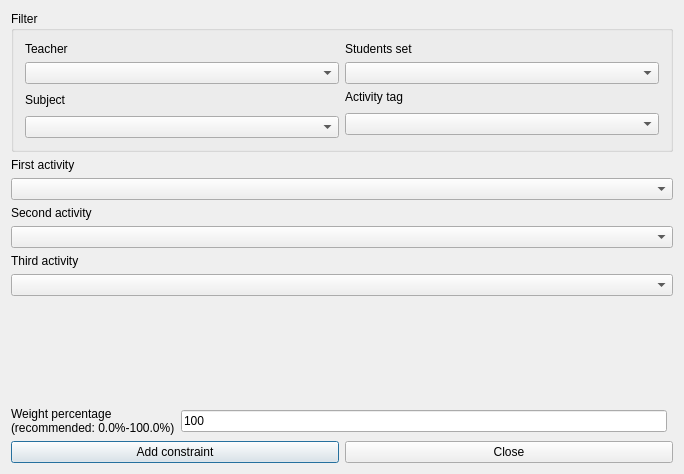
<?xml version="1.0" encoding="UTF-8"?>
<ui version="4.0">
 <class>AddConstraintThreeActivitiesGroupedForm_template</class>
 <widget class="QDialog" name="AddConstraintThreeActivitiesGroupedForm_template">
  <property name="geometry">
   <rect>
    <x>0</x>
    <y>0</y>
    <width>684</width>
    <height>474</height>
   </rect>
  </property>
  <property name="windowTitle">
   <string extracomment="This is the title of the dialog to add a new constraint of this type">Add three activities grouped</string>
  </property>
  <layout class="QGridLayout">
   <item row="1" column="0" colspan="2">
    <layout class="QVBoxLayout">
     <item>
      <widget class="QLabel" name="activityTextLabel">
       <property name="frameShape">
        <enum>QFrame::NoFrame</enum>
       </property>
       <property name="frameShadow">
        <enum>QFrame::Plain</enum>
       </property>
       <property name="text">
        <string>First activity</string>
       </property>
       <property name="wordWrap">
        <bool>false</bool>
       </property>
      </widget>
     </item>
     <item>
      <widget class="QComboBox" name="firstActivitiesComboBox">
       <property name="maximumSize">
        <size>
         <width>32767</width>
         <height>32767</height>
        </size>
       </property>
       <property name="editable">
        <bool>false</bool>
       </property>
       <property name="insertPolicy">
        <enum>QComboBox::NoInsert</enum>
       </property>
       <property name="autoCompletion">
        <bool>false</bool>
       </property>
       <property name="duplicatesEnabled">
        <bool>false</bool>
       </property>
      </widget>
     </item>
    </layout>
   </item>
   <item row="2" column="0" colspan="2">
    <layout class="QVBoxLayout">
     <item>
      <widget class="QLabel" name="activityTextLabel_2">
       <property name="frameShape">
        <enum>QFrame::NoFrame</enum>
       </property>
       <property name="frameShadow">
        <enum>QFrame::Plain</enum>
       </property>
       <property name="text">
        <string>Second activity</string>
       </property>
       <property name="wordWrap">
        <bool>false</bool>
       </property>
      </widget>
     </item>
     <item>
      <widget class="QComboBox" name="secondActivitiesComboBox">
       <property name="maximumSize">
        <size>
         <width>32767</width>
         <height>32767</height>
        </size>
       </property>
       <property name="editable">
        <bool>false</bool>
       </property>
       <property name="insertPolicy">
        <enum>QComboBox::NoInsert</enum>
       </property>
       <property name="autoCompletion">
        <bool>false</bool>
       </property>
       <property name="duplicatesEnabled">
        <bool>false</bool>
       </property>
      </widget>
     </item>
    </layout>
   </item>
   <item row="0" column="0" colspan="2">
    <widget class="Q3GroupBox" name="periodGroupBox_2">
     <property name="title">
      <string>Filter</string>
     </property>
     <layout class="QGridLayout">
      <item row="1" column="1">
       <widget class="QComboBox" name="studentsComboBox"/>
      </item>
      <item row="0" column="1">
       <widget class="QLabel" name="studentsTextLabel">
        <property name="text">
         <string>Students set</string>
        </property>
        <property name="wordWrap">
         <bool>false</bool>
        </property>
       </widget>
      </item>
      <item row="1" column="0">
       <widget class="QComboBox" name="teachersComboBox"/>
      </item>
      <item row="0" column="0">
       <widget class="QLabel" name="teachersTextLabel">
        <property name="text">
         <string>Teacher</string>
        </property>
        <property name="wordWrap">
         <bool>false</bool>
        </property>
       </widget>
      </item>
      <item row="4" column="0">
       <widget class="QComboBox" name="subjectsComboBox"/>
      </item>
      <item row="2" column="0" rowspan="2">
       <widget class="QLabel" name="subjectsTextLabel">
        <property name="text">
         <string>Subject</string>
        </property>
        <property name="wordWrap">
         <bool>false</bool>
        </property>
       </widget>
      </item>
      <item row="2" column="1">
       <widget class="QLabel" name="activityTagsTextLabel">
        <property name="text">
         <string>Activity tag</string>
        </property>
        <property name="wordWrap">
         <bool>false</bool>
        </property>
       </widget>
      </item>
      <item row="3" column="1" rowspan="2">
       <widget class="QComboBox" name="activityTagsComboBox"/>
      </item>
     </layout>
    </widget>
   </item>
   <item row="3" column="0" colspan="2">
    <layout class="QVBoxLayout">
     <item>
      <widget class="QLabel" name="activityTextLabel_2_2">
       <property name="frameShape">
        <enum>QFrame::NoFrame</enum>
       </property>
       <property name="frameShadow">
        <enum>QFrame::Plain</enum>
       </property>
       <property name="text">
        <string>Third activity</string>
       </property>
       <property name="wordWrap">
        <bool>false</bool>
       </property>
      </widget>
     </item>
     <item>
      <widget class="QComboBox" name="thirdActivitiesComboBox">
       <property name="maximumSize">
        <size>
         <width>32767</width>
         <height>32767</height>
        </size>
       </property>
       <property name="editable">
        <bool>false</bool>
       </property>
       <property name="insertPolicy">
        <enum>QComboBox::NoInsert</enum>
       </property>
       <property name="autoCompletion">
        <bool>false</bool>
       </property>
       <property name="duplicatesEnabled">
        <bool>false</bool>
       </property>
      </widget>
     </item>
    </layout>
   </item>
   <item row="7" column="0" colspan="2">
    <layout class="QHBoxLayout">
     <item>
      <widget class="QPushButton" name="addConstraintPushButton">
       <property name="text">
        <string>Add constraint</string>
       </property>
      </widget>
     </item>
     <item>
      <widget class="QPushButton" name="closePushButton">
       <property name="text">
        <string>Close</string>
       </property>
      </widget>
     </item>
    </layout>
   </item>
   <item row="6" column="0">
    <layout class="QHBoxLayout">
     <item>
      <widget class="QLabel" name="weightTextLabel">
       <property name="frameShape">
        <enum>QFrame::NoFrame</enum>
       </property>
       <property name="frameShadow">
        <enum>QFrame::Plain</enum>
       </property>
       <property name="text">
        <string>Weight percentage
(recommended: 0.0%-100.0%)</string>
       </property>
       <property name="wordWrap">
        <bool>false</bool>
       </property>
      </widget>
     </item>
     <item>
      <widget class="QLineEdit" name="weightLineEdit">
       <property name="text">
        <string>100</string>
       </property>
      </widget>
     </item>
    </layout>
   </item>
   <item row="4" column="1" rowspan="3">
    <layout class="QVBoxLayout"/>
   </item>
   <item row="4" column="0">
    <spacer name="spacer2">
     <property name="orientation">
      <enum>Qt::Vertical</enum>
     </property>
     <property name="sizeType">
      <enum>QSizePolicy::Expanding</enum>
     </property>
     <property name="sizeHint" stdset="0">
      <size>
       <width>20</width>
       <height>21</height>
      </size>
     </property>
    </spacer>
   </item>
  </layout>
 </widget>
 <layoutdefault spacing="6" margin="11"/>
 <customwidgets>
  <customwidget>
   <class>Q3GroupBox</class>
   <extends>QGroupBox</extends>
   <header>Qt3Support/Q3GroupBox</header>
   <container>1</container>
  </customwidget>
 </customwidgets>
 <tabstops>
  <tabstop>teachersComboBox</tabstop>
  <tabstop>studentsComboBox</tabstop>
  <tabstop>subjectsComboBox</tabstop>
  <tabstop>activityTagsComboBox</tabstop>
  <tabstop>firstActivitiesComboBox</tabstop>
  <tabstop>secondActivitiesComboBox</tabstop>
  <tabstop>thirdActivitiesComboBox</tabstop>
  <tabstop>weightLineEdit</tabstop>
  <tabstop>addConstraintPushButton</tabstop>
  <tabstop>closePushButton</tabstop>
 </tabstops>
 <resources/>
 <connections/>
</ui>
